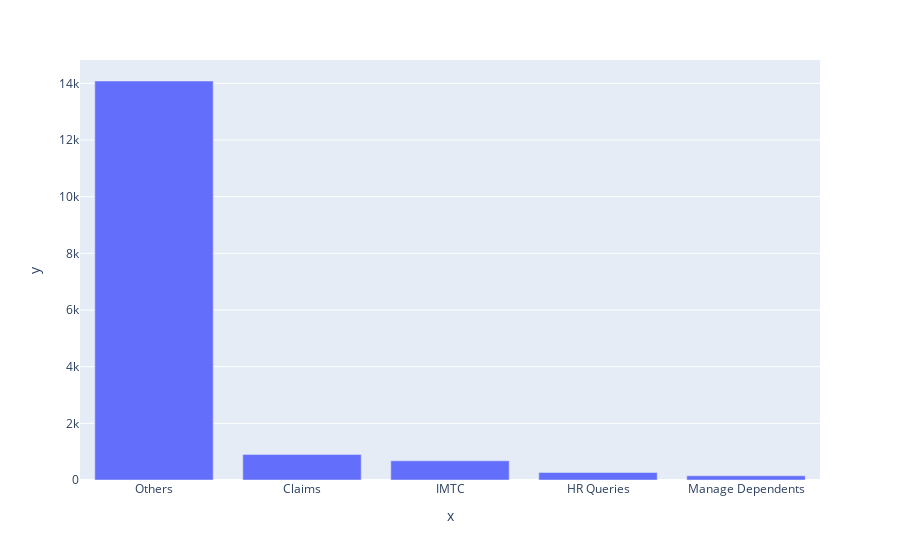
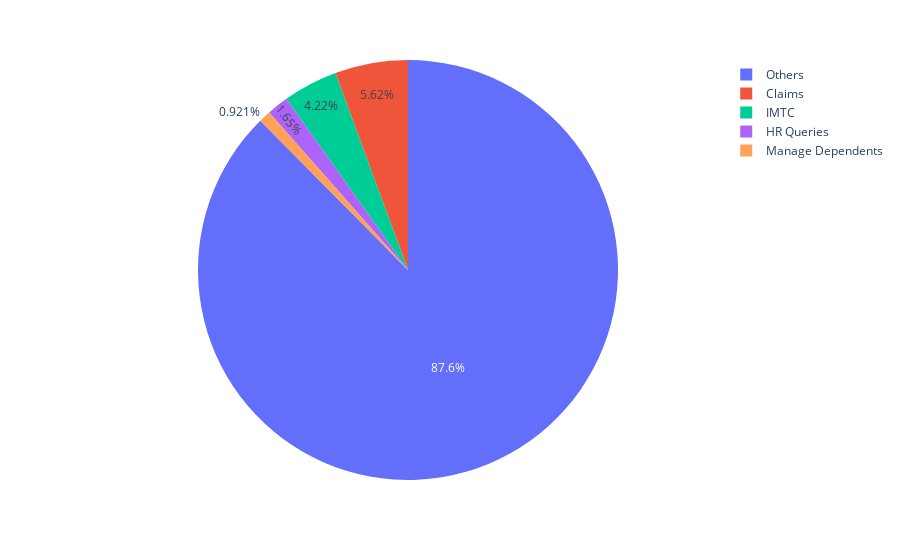

The notebook cell saved with these charts, in order:
### Code cell
# Import Plotly 
import plotly.express as px

# Create sample categorical data
categories = ['Others', 'Claims', 'IMTC', 'HR Queries', 'Manage Dependents']

# Create sample numeric data
values = [14082, 904, 678, 266, 148]

# Create bar chart for categorical data
fig = px.bar(x=categories, y=values)
fig.show()

# Create pie chart for numeric data
fig = px.pie(values=values, names=categories) 
fig.show()

### Figure 1 — Plotly figure (JSON) as saved in the notebook; plotly's stock layout.template omitted (floating-point values rounded to 4 significant figures)
{"data": [{"alignmentgroup": "True", "hovertemplate": "x=%{x}<br>y=%{y}<extra></extra>", "legendgroup": "", "marker": {"color": "#636efa", "pattern": {"shape": ""}}, "name": "", "offsetgroup": "", "orientation": "v", "showlegend": false, "textposition": "auto", "type": "bar", "x": ["Others", "Claims", "IMTC", "HR Queries", "Manage Dependents"], "xaxis": "x", "y": [14082, 904, 678, 266, 148], "yaxis": "y"}], "layout": {"barmode": "relative", "legend": {"tracegroupgap": 0}, "margin": {"t": 60}, "xaxis": {"anchor": "y", "domain": [0, 1], "title": {"text": "x"}}, "yaxis": {"anchor": "x", "domain": [0, 1], "title": {"text": "y"}}}}

### Figure 2 — Plotly figure (JSON) as saved in the notebook; plotly's stock layout.template omitted (floating-point values rounded to 4 significant figures)
{"data": [{"domain": {"x": [0, 1], "y": [0, 1]}, "hovertemplate": "label=%{label}<br>value=%{value}<extra></extra>", "labels": ["Others", "Claims", "IMTC", "HR Queries", "Manage Dependents"], "legendgroup": "", "name": "", "showlegend": true, "type": "pie", "values": [14082, 904, 678, 266, 148]}], "layout": {"legend": {"tracegroupgap": 0}, "margin": {"t": 60}}}
